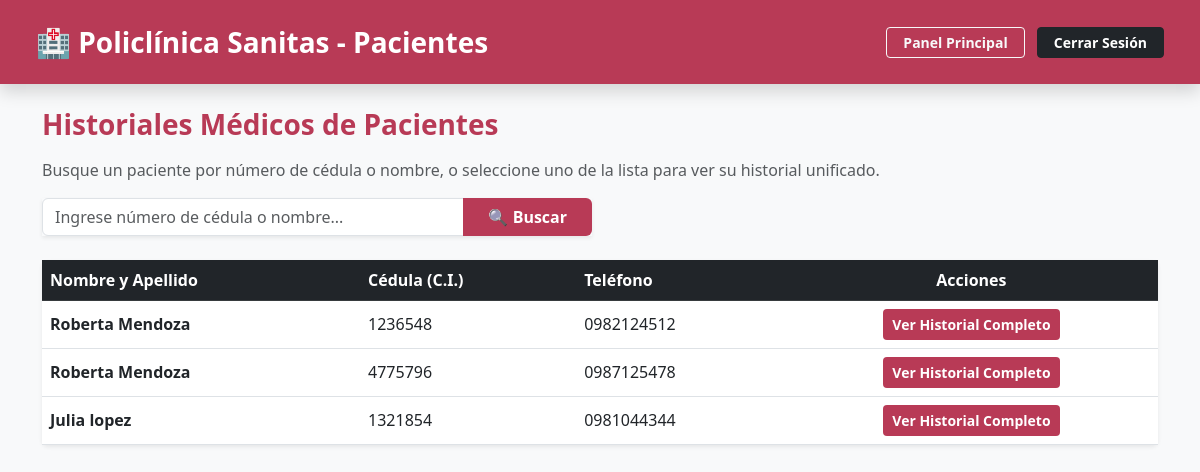
The page /pacientes (signed in) on the database its author committed.
### tables this page shows
CREATE TABLE pacientes (
                id INTEGER PRIMARY KEY AUTOINCREMENT,
                nombre TEXT,
                cedula TEXT,
                telefono TEXT,
                fecha_nacimiento TEXT
            );

### app.py (the view)
@app.route('/pacientes')
def listar_pacientes():
  if 'user_id' not in session:
    return redirect(url_for('login'))
  busqueda = request.args.get('q', '').strip()
  with get_db_connection() as conn:
    if busqueda:
      query = """
                SELECT * FROM pacientes
                WHERE cedula LIKE ? OR nombre LIKE ?
                GROUP BY cedula ORDER BY id DESC
            """
      pacientes = conn.execute(
          query, (f'%{busqueda}%', f'%{busqueda}%')
      ).fetchall()
    else:
      pacientes = conn.execute(
          'SELECT * FROM pacientes GROUP BY cedula ORDER BY id DESC'
      ).fetchall()
  return render_template(
      'pacientes.html',
      pacientes=pacientes,
      rol=session.get('rol'),
      username=session.get('username'),
      busqueda=busqueda,
  )

### app.py (called while the page is built)
def get_db_connection():
  conn = sqlite3.connect(DB_PATH)
  conn.row_factory = sqlite3.Row
  try:
    conn.execute('PRAGMA journal_mode=WAL;')
  except Exception:
    pass
  return conn

### templates/pacientes.html (shortened to what this page needs)
<!DOCTYPE html>
<html lang="es">
<head>
    <link href="https://cdn.jsdelivr.net/npm/bootstrap@5.3.0/dist/css/bootstrap.min.css" rel="stylesheet">
</head>
<body class="bg-light">
    <nav class="navbar navbar-dark bg-sanitas shadow px-4 py-3">
        <div class="container-fluid d-flex justify-content-between align-items-center">
            <span class="navbar-brand text-white fw-bold fs-3">🏥 Policlínica Sanitas - Pacientes</span>
            <div>
                <a href="/" class="btn btn-outline-light btn-sm fw-bold px-3 me-2">Panel Principal</a>
                <a href="/logout" class="btn btn-dark btn-sm fw-bold px-3">Cerrar Sesión</a>
            </div>
        </div>
    </nav>
    <div class="container mt-4 mb-5">
        <h3 class="text-sanitas fw-bold mb-3">Historiales Médicos de Pacientes</h3>
        <p class="text-muted">Busque un paciente por número de cédula o nombre, o seleccione uno de la lista para ver su historial unificado.</p>
        <form method="GET" action="/pacientes" class="row g-3 mb-4">
            <div class="col-md-6">
                <div class="input-group shadow-sm">
                    <input type="text" class="form-control" name="q" placeholder="Ingrese número de cédula o nombre..." value="{{ busqueda or '' }}" autofocus>
                    <button class="btn bg-sanitas text-white fw-bold px-4" type="submit">🔍 Buscar</button>
                </div>
            </div>
        </form>
        <div class="card shadow-sm border-0">
            <div class="card-body p-0">
                <table class="table table-hover mb-0 align-middle">
                    <thead class="table-dark bg-sanitas text-white">
                        <tr>
                            <th>Nombre y Apellido</th>
                            <th>Cédula (C.I.)</th>
                            <th>Teléfono</th>
                            <th class="text-center">Acciones</th>
                        </tr>
                    </thead>
                    <tbody>
                        {% for p in pacientes %}
                        <tr>
                            <td class="fw-bold">{{ p.nombre }}</td>
                            <td>{{ p.cedula if p.cedula else 'No especificada' }}</td>
                            <td>{{ p.telefono if p.telefono else 'Sin teléfono' }}</td>
                            <td class="text-center">
                                <a href="/historial_paciente/{{ p.id }}" class="btn btn-sm bg-sanitas text-white fw-bold">Ver Historial Completo</a>
                            </td>
                        </tr>
                        {% else %}
                        <tr>
                            <td colspan="4" class="text-center text-muted py-4">No se encontraron pacientes con ese número de cédula o nombre.</td>
                        </tr>
                        {% endfor %}
                    </tbody>
                </table>
            </div>
        </div>
    </div>
</body>
</html>

### templates/pacientes.html (style rules this page uses)
.bg-sanitas { background-color: #b83a56 !important; }
.text-sanitas { color: #b83a56 !important; }

### rows shown on the page
pacientes: nombre "Roberta Mendoza", cedula "1236548", telefono "0982124512"
pacientes: nombre "Roberta Mendoza", cedula "4775796", telefono "0987125478"
pacientes: nombre "Julia lopez", cedula "1321854", telefono "0981044344"
